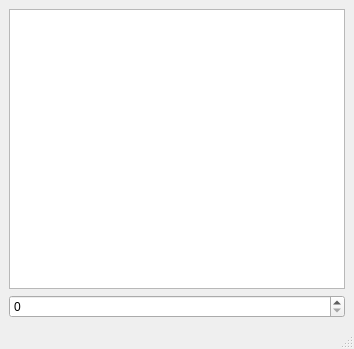
<?xml version="1.0" encoding="UTF-8"?>
<ui version="4.0">
 <class>MainWindow</class>
 <widget class="QMainWindow" name="MainWindow">
  <property name="geometry">
   <rect>
    <x>0</x>
    <y>0</y>
    <width>354</width>
    <height>349</height>
   </rect>
  </property>
  <property name="windowTitle">
   <string>MainWindow</string>
  </property>
  <widget class="QWidget" name="centralwidget">
   <layout class="QGridLayout" name="gridLayout">
    <item row="0" column="0">
     <widget class="QTextEdit" name="textEdit"/>
    </item>
    <item row="1" column="0">
     <widget class="QSpinBox" name="spinBox"/>
    </item>
   </layout>
  </widget>
  <widget class="QMenuBar" name="menubar">
   <property name="geometry">
    <rect>
     <x>0</x>
     <y>0</y>
     <width>354</width>
     <height>22</height>
    </rect>
   </property>
  </widget>
  <widget class="QStatusBar" name="statusbar"/>
 </widget>
 <resources/>
 <connections/>
</ui>
